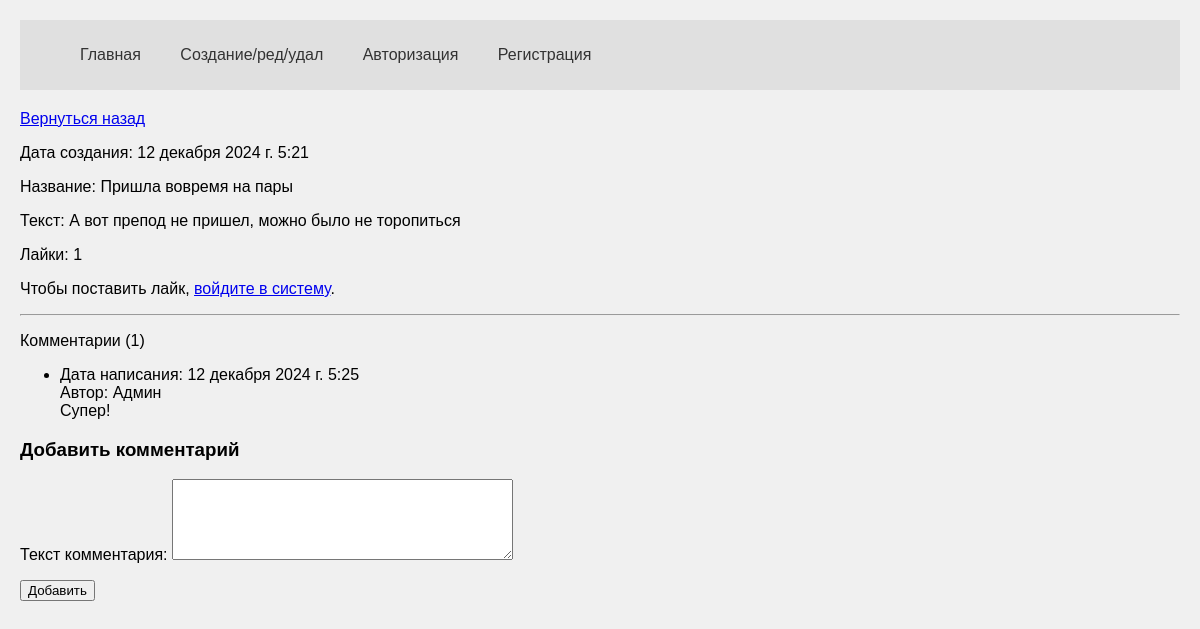
Screenshot of /detail/10 with the database file from the repository.
### core/models.py (models this page shows, shortened)
class Advantage(models.Model):
    author = models.ForeignKey(User, on_delete = models.CASCADE, verbose_name='Владелец статьи', blank = True, null = True )
    create_date = models.DateTimeField(auto_now=True)
    name = models.CharField(max_length=200, verbose_name='Название')
    text = models.TextField(verbose_name='Текст')
    class Meta:
        verbose_name='Достижение'
        verbose_name_plural='Статьи'

class Comments(models.Model):
    article = models.ForeignKey(Advantage, on_delete = models.CASCADE, verbose_name='Достижение', blank = True, null = True,related_name='comments_articles' )
    author = models.ForeignKey(User, on_delete = models.CASCADE, verbose_name='Автор комментария', blank = True, null = True )
    create_date = models.DateTimeField(auto_now=True)
    text = models.TextField(verbose_name='Текст комментария')
    status = models.BooleanField(verbose_name='Видимость статьи', default=False)

### core/views.py (the view, shortened to what this page needs)
# urls.py: path('detail/<int:pk>', views.HomeDetailView.as_view(), name='detail_page'),
class HomeDetailView(CustomSuccessMessageMixin, FormMixin, DetailView):
    model = Advantage
    template_name = 'detail.html'
    context_object_name = 'get_article'
    form_class = CommentForm
    success_msg = 'Комментарий создан!'

### core/forms.py
class CommentForm(forms.ModelForm):
    class Meta:
        model = Comments
        fields = ('text',)
    def __init__(self,*args,**kwargs):
        super().__init__(*args,**kwargs)
        for field in self.fields:
            self.fields[field].widget.attrs['class'] = 'form-control'
        self.fields['text'].widget = Textarea(attrs={'rows':5})

### core/templates/detail.html (shortened to what this page needs)
{% extends 'index.html' %}
{% block content %}
<p><a href='/'>Вернуться назад</a></p>
<p>Дата создания: {{ get_article.create_date }}</p>
<p>Название: {{ get_article.name }}</p>
<p>Текст: {{ get_article.text }}</p>
<p>Лайки: {{ get_article.like_set.count }}</p>
{% if request.user.is_authenticated %}
<form method="post" action="{% url 'like_article' get_article.id %}">
    {% csrf_token %}
    <button type="submit" class="btn btn-primary">Понравилось</button>
</form>
{% else %}
<p>Чтобы поставить лайк, <a href="{% url 'login_page' %}">войдите в систему</a>.</p>
{% endif %}
<hr>
<p>Комментарии ({{ get_article.comments_articles.count }})</p>
<ul>
    {% for item in get_article.comments_articles.all %}
    <li>
        Дата написания: {{ item.create_date }}<br>
        Автор: {{ item.author }}<br>
        {{ item.text }}
    </li>
    {% endfor %}
</ul>
<div class="col-4">
    <h3>Добавить комментарий</h3>
    <form id='add_form' method="post">
        {{ form.as_p }}
        <button type="submit" class="btn btn-primary">Добавить</button>
    </form>
</div>
{% endblock %}

### core/templates/index.html (style rules this page uses)
body { font-family: Arial, sans-serif; background-color: #f0f0f0; margin: 0; padding: 20px; }

### rows the page displays
Advantage: create_date "12 декабря 2024 г. 5:21", name "Пришла вовремя на пары", text "А вот препод не пришел, можно было не торопиться", like_set.count "1", comments_articles.count "1"
Comments: create_date "12 декабря 2024 г. 5:25", author "Админ", text "Супер!"
